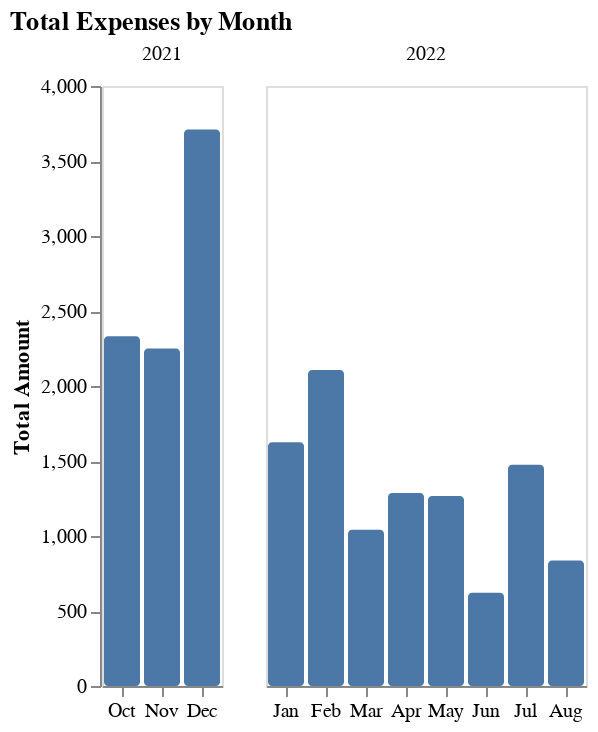

The notebook cell saved with this chart:
### Markdown cell above
#### **1.2 Total per Month**  
What about total spending per month?

### Code cell
df = df
bars = (
    alt.Chart(df)
    .mark_bar(cornerRadius=2)
    .encode(
        alt.Y("sum(amount)", title="Total Amount"),
        alt.X("month(date):O", title=None),
        # color='category:N',
    )
)

alt.layer(bars, data=df).facet(column=alt.Row("year(date)", title=None)).resolve_scale(
    x="independent"
).configure_axis(grid=False
).properties(
    title='Total Expenses by Month')

### Figure 1 — Vega-Lite specification as saved in the notebook (floating-point values rounded to 4 significant figures; data arrays with more than 128 entries replaced by an {"elided": "..."} marker saying what was removed)
{"config": {"view": {"continuousWidth": 400, "continuousHeight": 300}, "axis": {"grid": false}}, "data": {"name": "data-5355ea3030094ff7b5fb57b35c6a05ac"}, "facet": {"column": {"field": "date", "timeUnit": "year", "title": null, "type": "temporal"}}, "spec": {"layer": [{"mark": {"type": "bar", "cornerRadius": 2}, "encoding": {"x": {"field": "date", "timeUnit": "month", "title": null, "type": "ordinal"}, "y": {"aggregate": "sum", "field": "amount", "title": "Total Amount", "type": "quantitative"}}}]}, "resolve": {"scale": {"x": "independent"}}, "title": "Total Expenses by Month", "$schema": "https://vega.github.io/schema/vega-lite/v4.17.0.json", "datasets": {"data-5355ea3030094ff7b5fb57b35c6a05ac": {"elided": "2113 records"}}}
